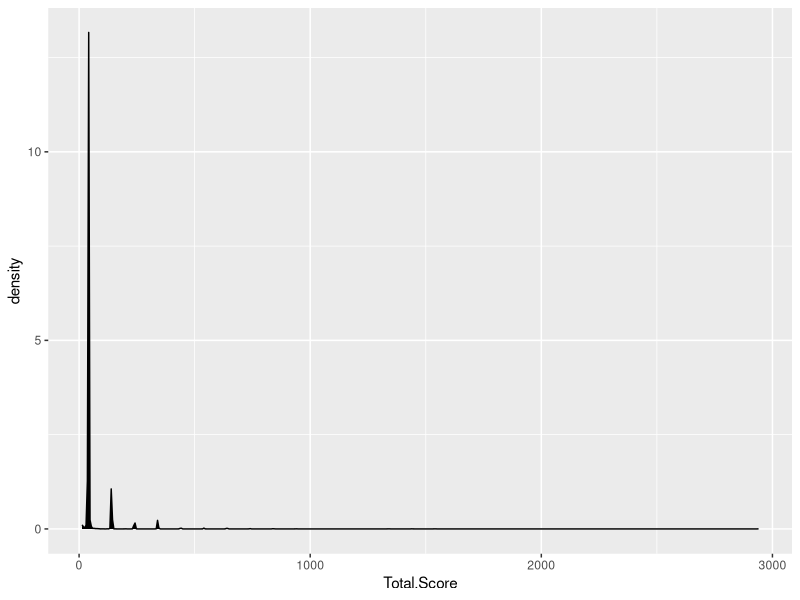
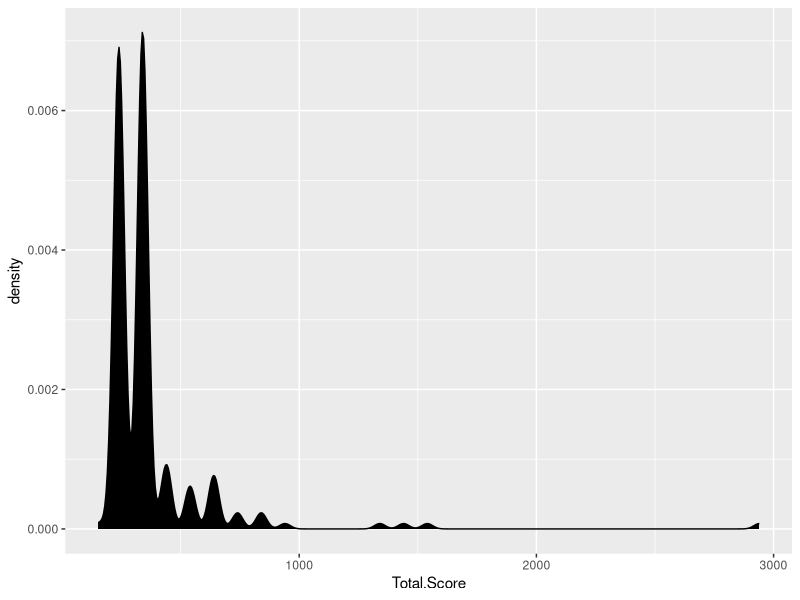

Write the R code that produced these figures, in order.
## ---- chunk 1
knitr::opts_chunk$set(echo = TRUE)
## ---- chunk 2
interact <- rep("interactions",25)
suffixes <- c("1","0", "1","0", "1","0", "1","0", "1","0", "1","0", "1","0", "1","0", "1","0", "1","0", "1","0", "1","0", "1")
interact2 <- paste(interact, suffixes, sep = "_")
print(interact2)
## ---- chunk 3
library(ggplot2)
GBM_data <- read.csv("GBM_data.csv")
ggplot(GBM_data) + geom_density(aes(x=Total.Score), fill = "black")
## ---- chunk 4
GBM_data_discretized <- GBM_data[1:226,]

ggplot(GBM_data_discretized) + geom_density(aes(x=Total.Score), fill = "black")
## ---- chunk 5
GBM_data_discretized$`Paper.ID` <- gsub("\\[", "", GBM_data_discretized$`Paper.ID`)
GBM_data_discretized$`Paper.ID` <- gsub("\\'", "", GBM_data_discretized$`Paper.ID`)
GBM_data_discretized$`Paper.ID` <- gsub("\\]", "", GBM_data_discretized$`Paper.ID`)
GBM_data_discretized$`Paper.ID` <- gsub(" ", "", GBM_data_discretized$`Paper.ID`)


split_ID <- unlist(strsplit(GBM_data_discretized$`Paper.ID`, ","))

print(length(unique(split_ID)))

